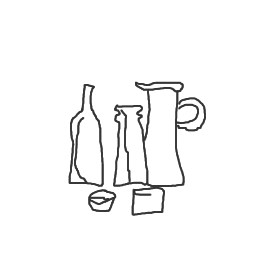
#> input picture discoganMutator_exhibition/test.png, 256 x 256 px; its folder holds only this picture in this run
$ python -i convertToEdge.py   (imports and definitions only)   (older library calls are emulated)
#> lines starting #> are read from the running program, lines starting #| are printed output that depends on the picture; after the words box and inside, x2 and y2 are one past the last pixel; in counts of white or black regions, pixels touching at a corner belong together
# -*- coding: utf-8 -*-

# -*- coding: utf-8 -*-

# -*- coding: utf-8 -*-
"""
Created on Thu May 31 14:43:30 2018

@author: OWNER
"""

import numpy as np
import cv2
import os

# 512 x 256
#ª 178 x 218

pathA = "D:\\celeb"

#outputPathA_B ="D:\\mutatorDiscoGan\\"
outputPathA_B ="D:\\celebedge\\"

#path = "D:\\google drive\\A PhD Project at Godlsmiths\\MutatorML\\MLCaptureG"

start = 0
number_of_images_to_edge = 2000

# =============================================================================
# outputPathA = "D:\\google drive\\A PhD Project at Godlsmiths\\MutatorML\\pix2pixImages\\A\\"
# outputPathB = "D:\\google drive\\A PhD Project at Godlsmiths\\MutatorML\\pix2pixImages\\B\\"
# outputPathA_B = "D:\\google drive\\A PhD Project at Godlsmiths\\MutatorML\\pix2pixImages\\A_B\\train\\"
# =============================================================================
# =============================================================================
# maskpath = "D:\\google drive\\A PhD Project at Godlsmiths\\MutatorML\\MLCaptureGMask"
# =============================================================================
# =============================================================================
#
# outputPathA_B = "D:\\google drive\\A PhD Project at Godlsmiths\\ArtistSupervisionMaya\\images\\pix2pix\\A_B\\train\\"
#
# pathA = "D:\\google drive\\A PhD Project at Godlsmiths\\ArtistSupervisionMaya\\images\\pix2pix\\A\\"
# pathB = "D:\\google drive\\A PhD Project at Godlsmiths\\ArtistSupervisionMaya\\images\\pix2pix\\B\\"
#
# =============================================================================


def imagelist (path):
#> further down, picture is the input picture: shape (256, 256, 3); min 49, max 255, mean 246.5
    imagepaths = []
    imageNames = []
    valid_images = [".jpg", ".png", ".tga", ".gif"]
    for f in os.listdir(path):

        ext = os.path.splitext(f)[1]
        name = os.path.splitext(f)[0]
        if ext.lower() not in valid_images:
            continue
        imagepaths.append(os.path.join(path,f))
        imageNames.append(name)
    # store the total number of images
    totalNumOfImages = len(imagepaths)


    return imagepaths, imageNames, totalNumOfImages

imageMasks = []
valid_images_mask = [".jpg", ".png", ".tga", ".gif"]
# [27 lines of commented-out code are left out]


def image2edges(image):

    gray = cv2.cvtColor (image, cv2.COLOR_BGR2GRAY)

        # threshold
    ret,ThresPerim = cv2.threshold(gray, 100, 255, cv2.THRESH_BINARY)
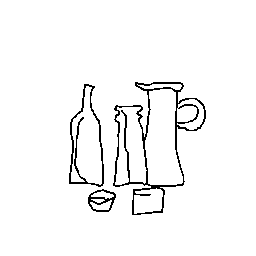
#> ThresPerim: shape (256, 256); 96.4% white; black in thin lines or dots, all inside (x1, y1, x2, y2) = (69, 82, 206, 215)
    threshCopy = ThresPerim.copy()
    ing2, contours, hierarchy = cv2.findContours(threshCopy,
                                                 cv2.RETR_LIST,
                                                 cv2.CHAIN_APPROX_SIMPLE)
#> contours = 13 contours; largest, box (x1, y1, x2, y2) and area: (0, 0, 256, 256) 65025, (112, 81, 207, 216) 7646, (145, 89, 183, 185) 2639, (68, 83, 105, 188) 2633, (71, 86, 102, 185) 1746

    edged = np.zeros((image.shape[0], image.shape[1], 3), dtype = 'uint8')

    edged[:,:] = 255

    for cnt in contours:
        cv2.drawContours(edged, [cnt], -1, (0, 0, 0), 1)
#> this loop made 13 passes
#> cnt on pass 13: [[0, 0], [0, 255], [255, 255], [255, 0]]
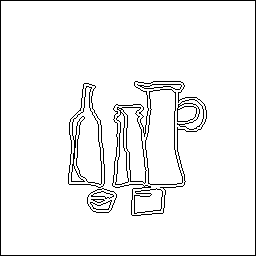
#> edged: shape (256, 256, 3); 94.9% white; black in thin lines or dots

    return edged

def background2white(image, maskImg):

    ret,thresh = cv2.threshold(maskImg, 10, 255, cv2.THRESH_BINARY)
    thresh[np.where((image>[0,0,0]).all(axis=2))] = [255,255,255]

    #image[np.where((image==[0,0,0]).all(axis=2))] = [255,255,255]
    image[np.where((thresh==[0,0,0]).all(axis=2))] = [255,255,255]

    return image


def rescaleImage (image, dim):

    resized = cv2.resize(image, dim, interpolation = cv2.INTER_AREA )

    return resized

def a_and_b (image, edged):

    result = np.zeros((image.shape[0] , image.shape[1] * 2, 3), dtype = 'uint8')

    result = np.concatenate([edged, image], 1)

    return result

# [1 line that did not run here, left out]


# [6 lines not run here, left out]


# [13 lines of commented-out code are left out]


>>> import cv2
>>> picture = cv2.imread('test.png')
>>> result = image2edges(picture)
